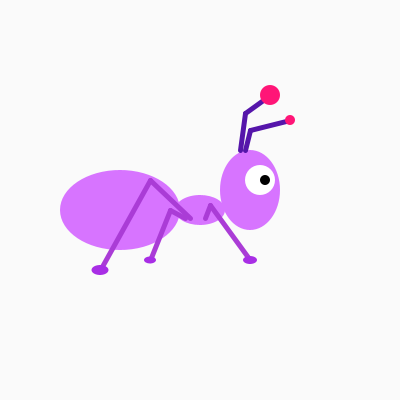
Frame 1 (no input)
Frame 60 (the mouse pressed at the canvas centre just before this capture): identical to frame 1, image omitted
Frame 120 (the mouse held since frame 60 and released just before this capture): identical to frame 1, image omitted

The Processing sketch that drew this single still picture (run headless with seeded random() and noise(); from frame 60 on, the mouse is pressed at the canvas centre):

// Processing sketch: processing_16563
// ── processing_16563.pde

void setup(){
size(400,400);
smooth();
}

void draw(){
background(250);
noStroke();
fill(215,116,255);
ellipse(250,190,60,80);
ellipse(200,210,50,30);
ellipse(120,210,120,80);
fill(255); ellipse(260,180,30,30);
fill(0); 
ellipse(265,180,10,10);
stroke(170,60,214); strokeWeight(5); 
line(205,218,210,205); line(210,205,250,260);
line(185,218,170,210); line(170,210,150,260);
line(190,218,150,180); line(150,180,100,270);
fill(168,46,229);noStroke(); 
ellipse(250,260,14,8); ellipse(150,260,12,7); ellipse(100,270,17,10);

stroke(85,21,170); 
line(245,150,250,130); line(250,130,290,120);
line(240,150,245,113); line(245,113,270,95);
fill(255,21,119); noStroke();
ellipse(290,120,10,10); ellipse(270,95,20,20);
}
